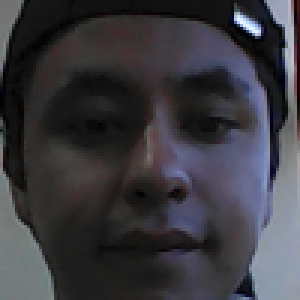
#> input picture caras/Alan/106.png, 100 x 100 px, given in place of gato.jpg, which was not available (shown 3 times larger)
$ jupyter execute 'Manejo de colores RGB.ipynb'   (text cells are left out)
#> lines starting #> are read from the running program, lines starting #| are printed output that depends on the picture; after the words box and inside, x2 and y2 are one past the last pixel; in counts of white or black regions, pixels touching at a corner belong together; pictures that were not available may be replaced by others from this repository, and a replacement may not be noted
[cell 1]
import cv2 as cv
import numpy as np

[cell 2]
def escala(imx, escala):
    width =int(imx.shape[1] * escala / 100)
    height =int(imx.shape[0] * escala / 100)
    size = (width, height)
    im = cv.resize(imx, size, interpolation = cv.INTER_AREA)
    return im

[cell 3]
img = cv.imread('C:\\Users\\crazu\\Downloads\\gato.jpg',1)
#> img is the input picture: shape (100, 100, 3); mean B, G, R 63.5, 58, 58.9
r,g,b=cv.split(img)
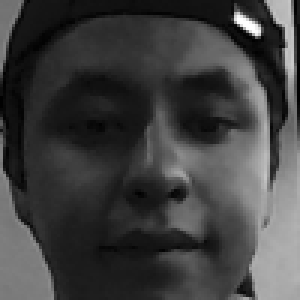
#> r: shape (100, 100) (shown 3 times larger); min 0, max 255, mean 63.5
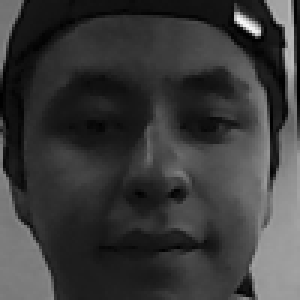
#> g: shape (100, 100) (shown 3 times larger); min 0, max 249, mean 58
img2 = escala(img, 200)
cv.imshow('r', r)
cv.imshow('g', g)
cv.imshow('b', b)
cv.waitKey(0)
cv.destroyAllWindows()

[cell 4]
img = cv.imread('C:\\Users\\crazu\\Downloads\\gato.jpg',1)
w,h = img.shape[:2]
#> w = 100; h = 100
b,g,r = cv.split(img)
img2 = np.zeros((w, h), dtype='uint8')
r = cv.merge([r, img2, img2])
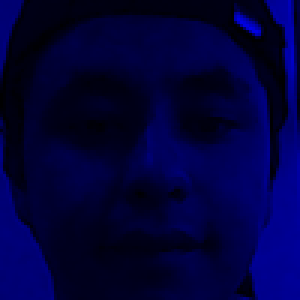
#> r: shape (100, 100, 3) (shown 3 times larger); mean of channels 0, 1, 2 58.9, 0, 0; drawn as B, G, R
g = cv.merge([img2, g,  img2])
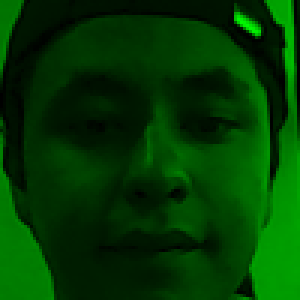
#> g: shape (100, 100, 3) (shown 3 times larger); mean of channels 0, 1, 2 0, 58, 0; drawn as B, G, R
b = cv.merge([img2, img2, b])
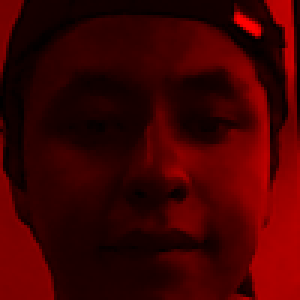
#> b: shape (100, 100, 3) (shown 3 times larger); mean of channels 0, 1, 2 0, 0, 63.5; drawn as B, G, R
cv.imshow('red', r)
cv.imshow('green', g)
cv.imshow('blue', b)
img2 = escala(img, 200)
cv.imshow('Original', img)
cv.waitKey(0)
cv.destroyAllWindows()

[cell 5]
import cv2 as cv
img = cv.imread('C:\\Users\\crazu\\Downloads\\mrincreible.jpg',1)
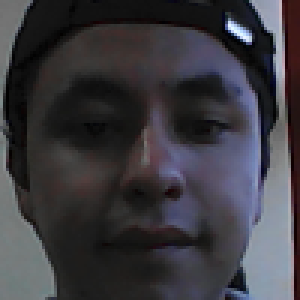
#> input picture caras/Alan/108.png, 100 x 100 px, given in place of mrincreible.jpg, which was not available (shown 3 times larger)
#> img is the input picture: shape (100, 100, 3); mean B, G, R 63.5, 58.2, 59.7
img2 = cv.cvtColor(img, cv.COLOR_BGR2HSV)
#> img2: shape (100, 100, 3); mean H, S, V 65.5, 37.3, 66.5
ubb = (0,60,60)
uba =(10, 255,255)
ubb1 = (170,60,60)
uba1 =(180, 255,255)
mask1 = cv.inRange(img2, ubb, uba)
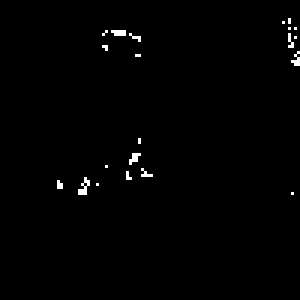
#> mask1: shape (100, 100) (shown 3 times larger); 0.82% white in thin lines or dots, all inside (x1, y1, x2, y2) = (19, 6, 100, 65)
mask2 = cv.inRange(img2, ubb1, uba1)
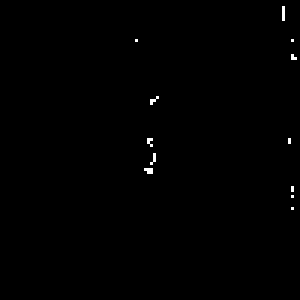
#> mask2: shape (100, 100) (shown 3 times larger); 0.33% white in thin lines or dots, all inside (x1, y1, x2, y2) = (45, 2, 99, 70)
mask3 = mask1 + mask2
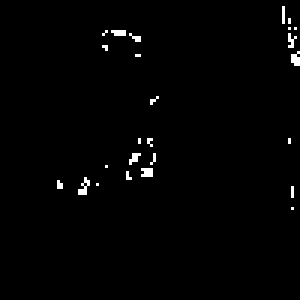
#> mask3: shape (100, 100) (shown 3 times larger); 1.1% white in thin lines or dots, all inside (x1, y1, x2, y2) = (19, 2, 100, 70)
img3 = cv.bitwise_and(img,img, mask=mask3)
cv.imshow('img2', img2)
cv.imshow('img', img)
cv.imshow('img3', img3)
cv.imshow('mask3', mask3)
cv.imshow('mask2', mask2)
cv.imshow('mask1', mask1)
cv.waitKey(0)
cv.destroyAllWindows()

[cell 6]
import cv2 as cv
cap=cv.VideoCapture(0)
while(True):
    res,img=cap.read()
    img2 = cv.cvtColor(img, cv.COLOR_BGR2HSV)
#> img2: shape (100, 100, 3); mean H, S, V 64.3, 33.9, 65.8
    ubb = (40,60,60)
    uba =(60, 255,255)
    mask=cv.inRange(img2,ubb,uba)
#> mask: shape (100, 100); every value is 0
    res=cv.bitwise_and(img,img,mask=mask)
#> res: shape (100, 100, 3); every value is 0
    cv.imshow('captura',mask)
    if cv.waitKey(1) & 0xFF == ord('s'):
#> (key Esc is pressed here)
        break

cap.release()
cv.destroyAlllWindows()
